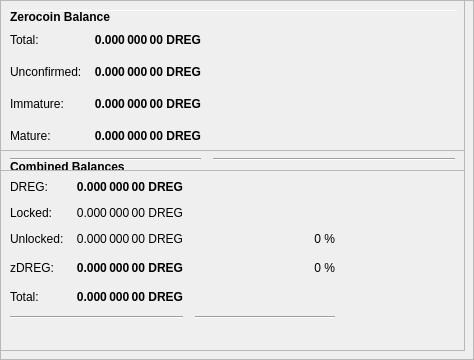
        <widget class="QFrame" name="frameObfuscation">
         <property name="minimumSize">
          <size>
           <width>0</width>
           <height>350</height>
          </size>
         </property>
         <property name="layoutDirection">
          <enum>Qt::LeftToRight</enum>
         </property>
         <property name="frameShape">
          <enum>QFrame::StyledPanel</enum>
         </property>
         <property name="frameShadow">
          <enum>QFrame::Raised</enum>
         </property>
         <widget class="QPushButton" name="runAutoDenom">
          <property name="geometry">
           <rect>
            <x>251</x>
            <y>17</y>
            <width>1</width>
            <height>1</height>
           </rect>
          </property>
          <property name="palette">
           <palette>
            <active>
             <colorrole role="WindowText">
              <brush brushstyle="SolidPattern">
               <color alpha="255">
                <red>0</red>
                <green>0</green>
                <blue>0</blue>
               </color>
              </brush>
             </colorrole>
             <colorrole role="Button">
              <brush brushstyle="SolidPattern">
               <color alpha="255">
                <red>239</red>
                <green>238</green>
                <blue>238</blue>
               </color>
              </brush>
             </colorrole>
             <colorrole role="Light">
              <brush brushstyle="SolidPattern">
               <color alpha="255">
                <red>255</red>
                <green>255</green>
                <blue>255</blue>
               </color>
              </brush>
             </colorrole>
             <colorrole role="Midlight">
              <brush brushstyle="SolidPattern">
               <color alpha="255">
                <red>247</red>
                <green>246</green>
                <blue>246</blue>
               </color>
              </brush>
             </colorrole>
             <colorrole role="Dark">
              <brush brushstyle="SolidPattern">
               <color alpha="255">
                <red>119</red>
                <green>119</green>
                <blue>119</blue>
               </color>
              </brush>
             </colorrole>
             <colorrole role="Mid">
              <brush brushstyle="SolidPattern">
               <color alpha="255">
                <red>159</red>
                <green>159</green>
                <blue>159</blue>
               </color>
              </brush>
             </colorrole>
             <colorrole role="Text">
              <brush brushstyle="SolidPattern">
               <color alpha="255">
                <red>0</red>
                <green>0</green>
                <blue>0</blue>
               </color>
              </brush>
             </colorrole>
             <colorrole role="BrightText">
              <brush brushstyle="SolidPattern">
               <color alpha="255">
                <red>255</red>
                <green>255</green>
                <blue>255</blue>
               </color>
              </brush>
             </colorrole>
             <colorrole role="ButtonText">
              <brush brushstyle="SolidPattern">
               <color alpha="255">
                <red>0</red>
                <green>0</green>
                <blue>0</blue>
               </color>
              </brush>
             </colorrole>
             <colorrole role="Base">
              <brush brushstyle="SolidPattern">
               <color alpha="255">
                <red>255</red>
                <green>255</green>
                <blue>255</blue>
               </color>
              </brush>
             </colorrole>
             <colorrole role="Window">
              <brush brushstyle="SolidPattern">
               <color alpha="255">
                <red>239</red>
                <green>238</green>
                <blue>238</blue>
               </color>
              </brush>
             </colorrole>
             <colorrole role="Shadow">
              <brush brushstyle="SolidPattern">
               <color alpha="255">
                <red>0</red>
                <green>0</green>
                <blue>0</blue>
               </color>
              </brush>
             </colorrole>
             <colorrole role="AlternateBase">
              <brush brushstyle="SolidPattern">
               <color alpha="255">
                <red>247</red>
                <green>246</green>
                <blue>246</blue>
               </color>
              </brush>
             </colorrole>
             <colorrole role="ToolTipBase">
              <brush brushstyle="SolidPattern">
               <color alpha="255">
                <red>255</red>
                <green>255</green>
                <blue>220</blue>
               </color>
              </brush>
             </colorrole>
             <colorrole role="ToolTipText">
              <brush brushstyle="SolidPattern">
               <color alpha="255">
                <red>0</red>
                <green>0</green>
                <blue>0</blue>
               </color>
              </brush>
             </colorrole>
            </active>
            <inactive>
             <colorrole role="WindowText">
              <brush brushstyle="SolidPattern">
               <color alpha="255">
                <red>0</red>
                <green>0</green>
                <blue>0</blue>
               </color>
              </brush>
             </colorrole>
             <colorrole role="Button">
              <brush brushstyle="SolidPattern">
               <color alpha="255">
                <red>239</red>
                <green>238</green>
                <blue>238</blue>
               </color>
              </brush>
             </colorrole>
             <colorrole role="Light">
              <brush brushstyle="SolidPattern">
               <color alpha="255">
                <red>255</red>
                <green>255</green>
                <blue>255</blue>
               </color>
              </brush>
             </colorrole>
             <colorrole role="Midlight">
              <brush brushstyle="SolidPattern">
               <color alpha="255">
                <red>247</red>
                <green>246</green>
                <blue>246</blue>
               </color>
              </brush>
             </colorrole>
             <colorrole role="Dark">
              <brush brushstyle="SolidPattern">
               <color alpha="255">
                <red>119</red>
                <green>119</green>
                <blue>119</blue>
               </color>
              </brush>
             </colorrole>
             <colorrole role="Mid">
              <brush brushstyle="SolidPattern">
               <color alpha="255">
                <red>159</red>
                <green>159</green>
                <blue>159</blue>
               </color>
              </brush>
             </colorrole>
             <colorrole role="Text">
              <brush brushstyle="SolidPattern">
               <color alpha="255">
                <red>0</red>
                <green>0</green>
                <blue>0</blue>
               </color>
              </brush>
             </colorrole>
             <colorrole role="BrightText">
              <brush brushstyle="SolidPattern">
               <color alpha="255">
                <red>255</red>
                <green>255</green>
                <blue>255</blue>
               </color>
              </brush>
             </colorrole>
             <colorrole role="ButtonText">
              <brush brushstyle="SolidPattern">
               <color alpha="255">
                <red>0</red>
                <green>0</green>
                <blue>0</blue>
               </color>
              </brush>
             </colorrole>
             <colorrole role="Base">
              <brush brushstyle="SolidPattern">
               <color alpha="255">
                <red>255</red>
                <green>255</green>
                <blue>255</blue>
               </color>
              </brush>
             </colorrole>
             <colorrole role="Window">
              <brush brushstyle="SolidPattern">
               <color alpha="255">
                <red>239</red>
                <green>238</green>
                <blue>238</blue>
               </color>
              </brush>
             </colorrole>
             <colorrole role="Shadow">
              <brush brushstyle="SolidPattern">
               <color alpha="255">
                <red>0</red>
                <green>0</green>
                <blue>0</blue>
               </color>
              </brush>
             </colorrole>
             <colorrole role="AlternateBase">
              <brush brushstyle="SolidPattern">
               <color alpha="255">
                <red>247</red>
                <green>246</green>
                <blue>246</blue>
               </color>
              </brush>
             </colorrole>
             <colorrole role="ToolTipBase">
              <brush brushstyle="SolidPattern">
               <color alpha="255">
                <red>255</red>
                <green>255</green>
                <blue>220</blue>
               </color>
              </brush>
             </colorrole>
             <colorrole role="ToolTipText">
              <brush brushstyle="SolidPattern">
               <color alpha="255">
                <red>0</red>
                <green>0</green>
                <blue>0</blue>
               </color>
              </brush>
             </colorrole>
            </inactive>
            <disabled>
             <colorrole role="WindowText">
              <brush brushstyle="SolidPattern">
               <color alpha="255">
                <red>119</red>
                <green>119</green>
                <blue>119</blue>
               </color>
              </brush>
             </colorrole>
             <colorrole role="Button">
              <brush brushstyle="SolidPattern">
               <color alpha="255">
                <red>239</red>
                <green>238</green>
                <blue>238</blue>
               </color>
              </brush>
             </colorrole>
             <colorrole role="Light">
              <brush brushstyle="SolidPattern">
               <color alpha="255">
                <red>255</red>
                <green>255</green>
                <blue>255</blue>
               </color>
              </brush>
             </colorrole>
             <colorrole role="Midlight">
              <brush brushstyle="SolidPattern">
               <color alpha="255">
                <red>247</red>
                <green>246</green>
                <blue>246</blue>
               </color>
              </brush>
             </colorrole>
             <colorrole role="Dark">
              <brush brushstyle="SolidPattern">
               <color alpha="255">
                <red>119</red>
                <green>119</green>
                <blue>119</blue>
               </color>
              </brush>
             </colorrole>
             <colorrole role="Mid">
              <brush brushstyle="SolidPattern">
               <color alpha="255">
                <red>159</red>
                <green>159</green>
                <blue>159</blue>
               </color>
              </brush>
             </colorrole>
             <colorrole role="Text">
              <brush brushstyle="SolidPattern">
               <color alpha="255">
                <red>119</red>
                <green>119</green>
                <blue>119</blue>
               </color>
              </brush>
             </colorrole>
             <colorrole role="BrightText">
              <brush brushstyle="SolidPattern">
               <color alpha="255">
                <red>255</red>
                <green>255</green>
                <blue>255</blue>
               </color>
              </brush>
             </colorrole>
             <colorrole role="ButtonText">
              <brush brushstyle="SolidPattern">
               <color alpha="255">
                <red>119</red>
                <green>119</green>
                <blue>119</blue>
               </color>
              </brush>
             </colorrole>
             <colorrole role="Base">
              <brush brushstyle="SolidPattern">
               <color alpha="255">
                <red>239</red>
                <green>238</green>
                <blue>238</blue>
               </color>
              </brush>
             </colorrole>
             <colorrole role="Window">
              <brush brushstyle="SolidPattern">
               <color alpha="255">
                <red>239</red>
                <green>238</green>
                <blue>238</blue>
               </color>
              </brush>
             </colorrole>
             <colorrole role="Shadow">
              <brush brushstyle="SolidPattern">
               <color alpha="255">
                <red>0</red>
                <green>0</green>
                <blue>0</blue>
               </color>
              </brush>
             </colorrole>
             <colorrole role="AlternateBase">
              <brush brushstyle="SolidPattern">
               <color alpha="255">
                <red>239</red>
                <green>238</green>
                <blue>238</blue>
               </color>
              </brush>
             </colorrole>
             <colorrole role="ToolTipBase">
              <brush brushstyle="SolidPattern">
               <color alpha="255">
                <red>255</red>
                <green>255</green>
                <blue>220</blue>
               </color>
              </brush>
             </colorrole>
             <colorrole role="ToolTipText">
              <brush brushstyle="SolidPattern">
               <color alpha="255">
                <red>0</red>
                <green>0</green>
                <blue>0</blue>
               </color>
              </brush>
             </colorrole>
            </disabled>
           </palette>
          </property>
          <property name="focusPolicy">
           <enum>Qt::NoFocus</enum>
          </property>
          <property name="autoFillBackground">
           <bool>true</bool>
          </property>
          <property name="text">
           <string/>
          </property>
          <property name="flat">
           <bool>true</bool>
          </property>
         </widget>
         <widget class="Line" name="line">
          <property name="geometry">
           <rect>
            <x>7</x>
            <y>10</y>
            <width>451</width>
            <height>1</height>
           </rect>
          </property>
          <property name="orientation">
           <enum>Qt::Horizontal</enum>
          </property>
         </widget>
         <widget class="QFrame" name="frame_3">
          <property name="geometry">
           <rect>
            <x>0</x>
            <y>150</y>
            <width>465</width>
            <height>201</height>
           </rect>
          </property>
          <property name="frameShape">
           <enum>QFrame::StyledPanel</enum>
          </property>
          <property name="frameShadow">
           <enum>QFrame::Raised</enum>
          </property>
          <layout class="QVBoxLayout" name="verticalLayout_5">
           <item>
            <layout class="QHBoxLayout" name="horizontalLayout_5" stretch="0">
             <item>
              <widget class="QLabel" name="label_5z">
               <property name="maximumSize">
                <size>
                 <width>16777215</width>
                 <height>20</height>
                </size>
               </property>
               <property name="font">
                <font>
                 <weight>75</weight>
                 <bold>true</bold>
                </font>
               </property>
               <property name="toolTip">
                <string>Combined Balances (including unconfirmed and immature coins)</string>
               </property>
               <property name="text">
                <string>&lt;html&gt;&lt;head/&gt;&lt;body&gt;&lt;p&gt;Combined Balances&lt;/p&gt;&lt;/body&gt;&lt;/html&gt;</string>
               </property>
              </widget>
             </item>
            </layout>
           </item>
           <item>
            <layout class="QGridLayout" name="gridLayout_3">
             <property name="spacing">
              <number>12</number>
             </property>
             <item row="7" column="0" colspan="2">
              <widget class="Line" name="lineSpendableBalance_3">
               <property name="orientation">
                <enum>Qt::Horizontal</enum>
               </property>
              </widget>
             </item>
             <item row="7" column="2">
              <widget class="Line" name="lineWatchBalance_3">
               <property name="sizePolicy">
                <sizepolicy hsizetype="Preferred" vsizetype="Fixed">
                 <horstretch>0</horstretch>
                 <verstretch>0</verstretch>
                </sizepolicy>
               </property>
               <property name="minimumSize">
                <size>
                 <width>140</width>
                 <height>0</height>
                </size>
               </property>
               <property name="orientation">
                <enum>Qt::Horizontal</enum>
               </property>
              </widget>
             </item>
             <item row="4" column="1">
              <widget class="QLabel" name="labelzBalancez">
               <property name="font">
                <font>
                 <weight>75</weight>
                 <bold>true</bold>
                </font>
               </property>
               <property name="cursor">
                <cursorShape>IBeamCursor</cursorShape>
               </property>
               <property name="toolTip">
                <string>Total of transactions that have yet to be confirmed, and do not yet count toward the spendable balance</string>
               </property>
               <property name="text">
                <string notr="true">0.000 000 00 DREG</string>
               </property>
               <property name="alignment">
                <set>Qt::AlignRight|Qt::AlignTrailing|Qt::AlignVCenter</set>
               </property>
               <property name="textInteractionFlags">
                <set>Qt::LinksAccessibleByMouse|Qt::TextSelectableByKeyboard|Qt::TextSelectableByMouse</set>
               </property>
              </widget>
             </item>
             <item row="6" column="1">
              <widget class="QLabel" name="labelTotalz">
               <property name="font">
                <font>
                 <weight>75</weight>
                 <bold>true</bold>
                </font>
               </property>
               <property name="cursor">
                <cursorShape>IBeamCursor</cursorShape>
               </property>
               <property name="toolTip">
                <string>Total Balance, including unconfirmed and immature coins.</string>
               </property>
               <property name="text">
                <string notr="true">0.000 000 00 DREG</string>
               </property>
               <property name="alignment">
                <set>Qt::AlignRight|Qt::AlignTrailing|Qt::AlignVCenter</set>
               </property>
               <property name="textInteractionFlags">
                <set>Qt::LinksAccessibleByMouse|Qt::TextSelectableByKeyboard|Qt::TextSelectableByMouse</set>
               </property>
              </widget>
             </item>
             <item row="4" column="3">
              <spacer name="horizontalSpacer_6">
               <property name="orientation">
                <enum>Qt::Horizontal</enum>
               </property>
               <property name="sizeHint" stdset="0">
                <size>
                 <width>40</width>
                 <height>20</height>
                </size>
               </property>
              </spacer>
             </item>
             <item row="6" column="0">
              <widget class="QLabel" name="labelTotalTextz">
               <property name="text">
                <string>Total:</string>
               </property>
              </widget>
             </item>
             <item row="1" column="0">
              <widget class="QLabel" name="labelBalanceTextz">
               <property name="text">
                <string>DREG:</string>
               </property>
              </widget>
             </item>
             <item row="1" column="1">
              <widget class="QLabel" name="labelBalancez">
               <property name="font">
                <font>
                 <weight>75</weight>
                 <bold>true</bold>
                </font>
               </property>
               <property name="cursor">
                <cursorShape>IBeamCursor</cursorShape>
               </property>
               <property name="toolTip">
                <string>Your current spendable balance</string>
               </property>
               <property name="text">
                <string notr="true">0.000 000 00 DREG</string>
               </property>
               <property name="alignment">
                <set>Qt::AlignRight|Qt::AlignTrailing|Qt::AlignVCenter</set>
               </property>
               <property name="textInteractionFlags">
                <set>Qt::LinksAccessibleByMouse|Qt::TextSelectableByKeyboard|Qt::TextSelectableByMouse</set>
               </property>
              </widget>
             </item>
             <item row="4" column="0">
              <widget class="QLabel" name="labelzBalanceTextz">
               <property name="toolTip">
                <string/>
               </property>
               <property name="text">
                <string>zDREG:</string>
               </property>
              </widget>
             </item>
             <item row="4" column="2">
              <widget class="QLabel" name="labelzDREGPercent">
               <property name="toolTip">
                <string>Current percentage of zDREG.
If AutoMint is enabled this percentage will settle around the configured AutoMint percentage (default = 10%)</string>
               </property>
               <property name="text">
                <string>0 %</string>
               </property>
               <property name="alignment">
                <set>Qt::AlignRight|Qt::AlignTrailing|Qt::AlignVCenter</set>
               </property>
              </widget>
             </item>
             <item row="6" column="2">
              <widget class="QLabel" name="label100Percent">
               <property name="text">
                <string/>
               </property>
               <property name="alignment">
                <set>Qt::AlignRight|Qt::AlignTrailing|Qt::AlignVCenter</set>
               </property>
              </widget>
             </item>
             <item row="2" column="1">
              <widget class="QLabel" name="labelLockedBalance">
               <property name="toolTip">
                <string>Locked DREG or Masternode collaterals. These are excluded from zDREG minting.</string>
               </property>
               <property name="text">
                <string>0.000 000 00 DREG</string>
               </property>
               <property name="alignment">
                <set>Qt::AlignRight|Qt::AlignTrailing|Qt::AlignVCenter</set>
               </property>
              </widget>
             </item>
             <item row="2" column="0">
              <widget class="QLabel" name="labelLockedBalanceText">
               <property name="toolTip">
                <string>Locked DREG or Masternode collaterals. These are excluded from zDREG minting.</string>
               </property>
               <property name="text">
                <string>Locked:</string>
               </property>
              </widget>
             </item>
             <item row="3" column="0">
              <widget class="QLabel" name="labelUnLockedBalanceText">
               <property name="toolTip">
                <string>Unlocked DREGs. These can be used for zDREG minting.</string>
               </property>
               <property name="text">
                <string>Unlocked:</string>
               </property>
              </widget>
             </item>
             <item row="3" column="1">
              <widget class="QLabel" name="labelUnLockedBalance">
               <property name="toolTip">
                <string>Unlocked DREGs. These can be used for zDREG minting.</string>
               </property>
               <property name="text">
                <string>0.000 000 00 DREG</string>
               </property>
               <property name="alignment">
                <set>Qt::AlignRight|Qt::AlignTrailing|Qt::AlignVCenter</set>
               </property>
              </widget>
             </item>
             <item row="3" column="2">
              <widget class="QLabel" name="labelDREGPercent">
               <property name="text">
                <string>0 %</string>
               </property>
               <property name="alignment">
                <set>Qt::AlignRight|Qt::AlignTrailing|Qt::AlignVCenter</set>
               </property>
              </widget>
             </item>
            </layout>
           </item>
           <item>
            <spacer name="verticalSpacer">
             <property name="orientation">
              <enum>Qt::Vertical</enum>
             </property>
             <property name="sizeHint" stdset="0">
              <size>
               <width>20</width>
               <height>40</height>
              </size>
             </property>
            </spacer>
           </item>
          </layout>
         </widget>
         <widget class="QFrame" name="frame_4">
          <property name="geometry">
           <rect>
            <x>0</x>
            <y>0</y>
            <width>465</width>
            <height>171</height>
           </rect>
          </property>
          <property name="frameShape">
           <enum>QFrame::StyledPanel</enum>
          </property>
          <property name="frameShadow">
           <enum>QFrame::Raised</enum>
          </property>
          <layout class="QVBoxLayout" name="verticalLayout_7">
           <item>
            <layout class="QHBoxLayout" name="horizontalLayout_8" stretch="0">
             <item>
              <widget class="QLabel" name="label_5z_3">
               <property name="maximumSize">
                <size>
                 <width>16777215</width>
                 <height>20</height>
                </size>
               </property>
               <property name="font">
                <font>
                 <weight>75</weight>
                 <bold>true</bold>
                </font>
               </property>
               <property name="text">
                <string>Zerocoin Balance</string>
               </property>
              </widget>
             </item>
            </layout>
           </item>
           <item>
            <layout class="QGridLayout" name="gridLayout_5">
             <property name="spacing">
              <number>12</number>
             </property>
             <item row="4" column="0">
              <widget class="QLabel" name="labelzBalanceMatureText">
               <property name="toolTip">
                <string>Mature: more than 20 confirmation and more than 3 mints of the same denomination after it was minted.
These zDREG are spendable.</string>
               </property>
               <property name="text">
                <string>Mature:</string>
               </property>
              </widget>
             </item>
             <item row="5" column="0" colspan="2">
              <widget class="Line" name="lineSpendableBalance_5">
               <property name="orientation">
                <enum>Qt::Horizontal</enum>
               </property>
              </widget>
             </item>
             <item row="1" column="1">
              <widget class="QLabel" name="labelzBalance">
               <property name="font">
                <font>
                 <weight>75</weight>
                 <bold>true</bold>
                </font>
               </property>
               <property name="cursor">
                <cursorShape>IBeamCursor</cursorShape>
               </property>
               <property name="toolTip">
                <string>All available zDREG, unconfirmed and immature zDREG included.</string>
               </property>
               <property name="text">
                <string notr="true">0.000 000 00 DREG</string>
               </property>
               <property name="alignment">
                <set>Qt::AlignRight|Qt::AlignTrailing|Qt::AlignVCenter</set>
               </property>
               <property name="textInteractionFlags">
                <set>Qt::LinksAccessibleByMouse|Qt::TextSelectableByKeyboard|Qt::TextSelectableByMouse</set>
               </property>
              </widget>
             </item>
             <item row="5" column="2">
              <widget class="Line" name="lineWatchBalance_5">
               <property name="sizePolicy">
                <sizepolicy hsizetype="Preferred" vsizetype="Fixed">
                 <horstretch>0</horstretch>
                 <verstretch>0</verstretch>
                </sizepolicy>
               </property>
               <property name="minimumSize">
                <size>
                 <width>140</width>
                 <height>0</height>
                </size>
               </property>
               <property name="orientation">
                <enum>Qt::Horizontal</enum>
               </property>
              </widget>
             </item>
             <item row="1" column="0">
              <widget class="QLabel" name="labelzBalanceText">
               <property name="toolTip">
                <string>All available zDREG, unconfirmed and immature zDREG included.</string>
               </property>
               <property name="text">
                <string>Total:</string>
               </property>
              </widget>
             </item>
             <item row="1" column="2">
              <spacer name="horizontalSpacer_8">
               <property name="orientation">
                <enum>Qt::Horizontal</enum>
               </property>
               <property name="sizeHint" stdset="0">
                <size>
                 <width>40</width>
                 <height>20</height>
                </size>
               </property>
              </spacer>
             </item>
             <item row="4" column="2">
              <spacer name="horizontalSpacer_4">
               <property name="orientation">
                <enum>Qt::Horizontal</enum>
               </property>
               <property name="sizeHint" stdset="0">
                <size>
                 <width>40</width>
                 <height>20</height>
                </size>
               </property>
              </spacer>
             </item>
             <item row="4" column="1">
              <widget class="QLabel" name="labelzBalanceMature">
               <property name="font">
                <font>
                 <weight>75</weight>
                 <bold>true</bold>
                </font>
               </property>
               <property name="toolTip">
                <string>Mature: more than 20 confirmation and more than 3 mints of the same denomination after it was minted.
These zDREG are spendable.</string>
               </property>
               <property name="text">
                <string>0.000 000 00 DREG</string>
               </property>
               <property name="alignment">
                <set>Qt::AlignRight|Qt::AlignTrailing|Qt::AlignVCenter</set>
               </property>
              </widget>
             </item>
             <item row="2" column="0">
              <widget class="QLabel" name="labelzBalanceUnconfirmedText">
               <property name="toolTip">
                <string>Unconfirmed: less than 20 confirmations
Immature: confirmed, but less than 3 mints of the same denomination after it was minted</string>
               </property>
               <property name="text">
                <string>Unconfirmed:</string>
               </property>
              </widget>
             </item>
             <item row="2" column="1">
              <widget class="QLabel" name="labelzBalanceUnconfirmed">
               <property name="font">
                <font>
                 <weight>75</weight>
                 <bold>true</bold>
                </font>
               </property>
               <property name="toolTip">
                <string>Unconfirmed: less than 20 confirmations
Immature: confirmed, but less than 3 mints of the same denomination after it was minted</string>
               </property>
               <property name="text">
                <string>0.000 000 00 DREG</string>
               </property>
               <property name="alignment">
                <set>Qt::AlignRight|Qt::AlignTrailing|Qt::AlignVCenter</set>
               </property>
              </widget>
             </item>
             <item row="2" column="2">
              <spacer name="horizontalSpacer_5">
               <property name="orientation">
                <enum>Qt::Horizontal</enum>
               </property>
               <property name="sizeHint" stdset="0">
                <size>
                 <width>40</width>
                 <height>20</height>
                </size>
               </property>
              </spacer>
             </item>
             <item row="3" column="0">
              <widget class="QLabel" name="labelzBalanceImmatureText">
               <property name="toolTip">
                <string>Unconfirmed: less than 20 confirmations
Immature: confirmed, but less than 3 mints of the same denomination after it was minted</string>
               </property>
               <property name="text">
                <string>Immature:</string>
               </property>
              </widget>
             </item>
             <item row="3" column="1">
              <widget class="QLabel" name="labelzBalanceImmature">
               <property name="font">
                <font>
                 <weight>75</weight>
                 <bold>true</bold>
                </font>
               </property>
               <property name="toolTip">
                <string>Unconfirmed: less than 20 confirmations
Immature: confirmed, but less than 3 mints of the same denomination after it was minted</string>
               </property>
               <property name="text">
                <string>0.000 000 00 DREG</string>
               </property>
               <property name="alignment">
                <set>Qt::AlignRight|Qt::AlignTrailing|Qt::AlignVCenter</set>
               </property>
              </widget>
             </item>
             <item row="3" column="2">
              <spacer name="horizontalSpacer_7">
               <property name="orientation">
                <enum>Qt::Horizontal</enum>
               </property>
               <property name="sizeHint" stdset="0">
                <size>
                 <width>40</width>
                 <height>20</height>
                </size>
               </property>
              </spacer>
             </item>
            </layout>
           </item>
          </layout>
         </widget>
        </widget>
